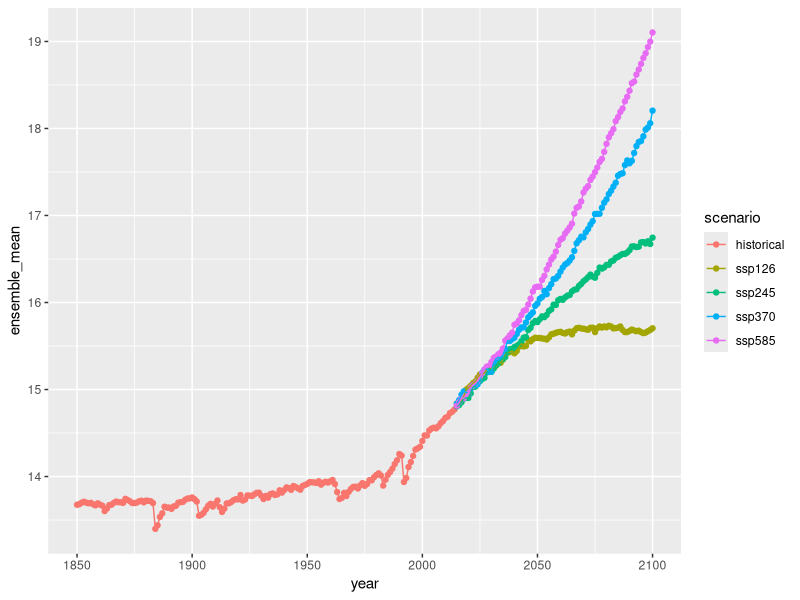

Here is the R script that generated this plot: (Note: this script raises an error after producing the figure.)
##January 28 2026
##This is a script for viewing yearly global CMIP6 temperature data

library(tidyverse)
library(ggplot2)

temp <- read_csv('cmip6_ensemble_means_all_scenarios.csv')


scenarios <- unique(temp$scenario) 


ggplot(data=temp, aes(year, ensemble_mean, color = scenario)) + 
  geom_point() + 
  geom_line()


temp <- read_csv('cmip6_ensemble_means_all_scenarios.csv')
scenarios <- unique(temp$scenario)

# Create empty dataframe with years as rownames
all_years <- unique(temp$year)
temp_by_scen <- data.frame(row.names = years)

# Fill with for loop
for(scen in scenarios) {
  # Extract data for this scenario
  scen_data <- temp %>%
    filter(scenario == scen) %>%
    arrange(year)
  
  # Create a vector with NAs for all years
  col_values <- rep(NA, length(all_years))
  
  # Fill in values where data exists
  year_indices <- match(scen_data$year, all_years)
  col_values[year_indices] <- scen_data$ensemble_mean
  
  # Add as column
  temp_by_scen[[scen]] <- col_values
}

# View result
print(head(temp_by_scen))
print(tail(temp_by_scen))

write_csv(temp_by_scen, "temp_by_scenarios.csv")
